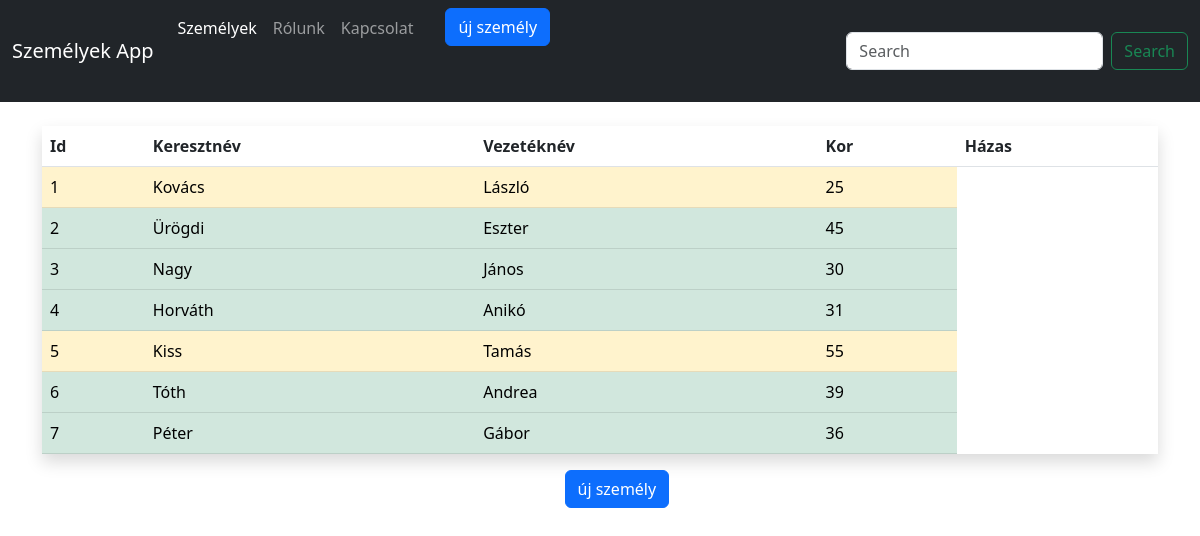
The app's page /szemelyek/, older data.
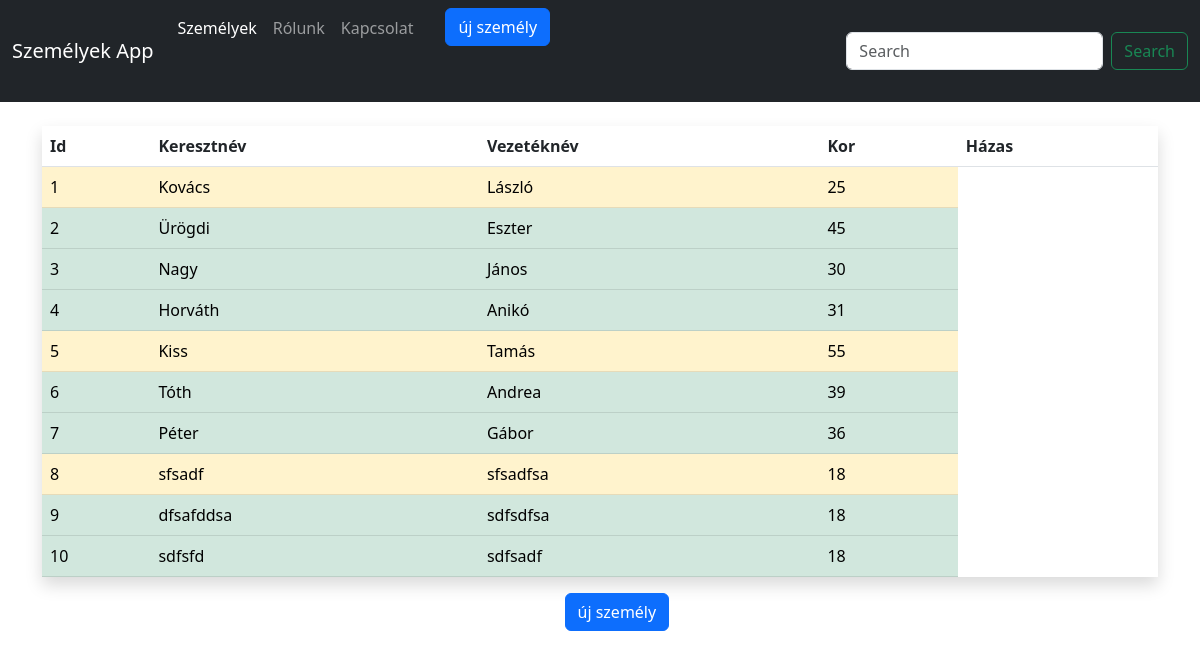
The same page, newer data.
### Fooldal/models.py (models this page shows, shortened)
class Szemely(models.Model):
    vezeteknev = models.CharField(max_length=100)
    keresztnev = models.CharField(max_length=100)
    eletkor = models.IntegerField()
    hazas = models.BooleanField(default=False)
    elettortenet = models.TextField()
    letrehozva = models.DateField(auto_now_add=True)
    class Meta:
        verbose_name_plural = "Szemelyek"

### Fooldal/views.py (the view)
# urls.py: path('szemelyek/', views.szemelyek, name='szemelyek'),
def szemelyek(request):
    szemelyek = Szemely.objects.all()
    return render(request, 'szemelyek.html', {"szemelyek": szemelyek})

### Fooldal/templates/szemelyek.html
{% extends 'base.html' %}
{% block tartalom %}
<table class="table shadow">
<thead>
    <tr>
        <th>Id</th>
        <th>Keresztnév</th>
        <th>Vezetéknév</th>
        <th>Kor</th>
        <th>Házas</th>
    </tr>
</thead>
<tbody>
    {% for szemely in szemelyek  %}
    {% if szemely.hazas %}
    <tr class="table-success">
        <td>{{ szemely.id }}</td>
        <td>{{ szemely.vezeteknev }}</td>
        <td>{{ szemely.keresztnev }}</td>
        <td>{{ szemely.eletkor }}</td>
    </tr>
    {% else %}
    <tr class="table-warning">
        <td>{{ szemely.id }}</td>
        <td>{{ szemely.vezeteknev }}</td>
        <td>{{ szemely.keresztnev }}</td>
        <td>{{ szemely.eletkor }}</td>
    </tr>
    {% endif %}
    {% endfor %}
</tbody>
</table>
    <div class="row justify-content-center">
        <div class="col-1">
    <input type="button" class="btn btn-primary mb-5" onclick="location.href={% url 'uj-szemely' %}" value="új személy">
    </div></div>
{% endblock tartalom %}

Row changes from the older to the newer data that the page shows:
added Szemely: id "8", vezeteknev "sfsadf", keresztnev "sfsadfsa", eletkor "18"
added Szemely: id "9", vezeteknev "dfsafddsa", keresztnev "sdfsdfsa", eletkor "18"
added Szemely: id "10", vezeteknev "sdfsfd", keresztnev "sdfsadf", eletkor "18"
